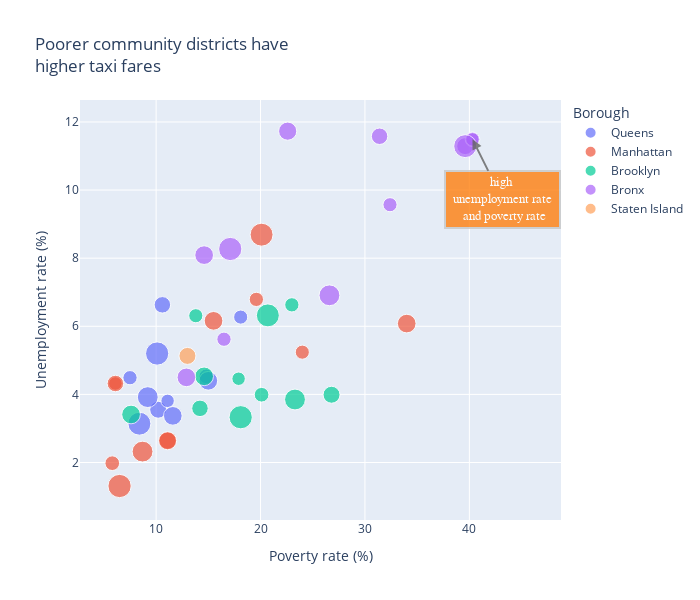

Notebook cell for this chart:
### Markdown cell above
# Visualization 3: Poorer community districts have higher taxi fares

### Code cell
s1 = 'Poverty rate'
s2 = 'Unemployment rate'
cd = 'PU_average_fare'
l = {
                     "color": "Borough",
                     "PU_average_fare" :'Taxi (average_fare $)',
                     "Poverty rate" :"Poverty rate (%)",
                     "Unemployment rate" :"Unemployment rate (%)",
                 
                 }
a_text = "high <br> unemployment rate <br> and poverty rate"

create_scatter(s1,s2,cd,"Poorer community districts have<br>higher taxi fares",l , a_text, 40.3,11.49)

### Figure 1 — Plotly figure (JSON) as saved in the notebook; plotly's stock layout.template omitted (floating-point values rounded to 4 significant figures)
{"data": [{"hovertemplate": "<b>%{hovertext}</b><br><br>Borough=Queens<br>Poverty rate (%)=%{x}<br>Unemployment rate (%)=%{y}<br>Taxi (average_fare $)=%{marker.size}<extra></extra>", "hovertext": ["QN04 Elmhurst-Corona (CD 4 Approximation)", "QN14 The Rockaways (CD 14 Approximation)", "QN07 Flushing-Murray Hill-Whitestone (CD 7 Approximation)", "QN06 Forest Hills-Rego Park (CD 6 Approximation)", "QN09 Kew Gardens-Richmond Hill-Woodhaven (CD 9 Approximation)", "QN01 Astoria-Queensbridge (CD 1 Equivalent)", "QN03 Jackson Heights-East Elmhurst (CD 3 Approximation)", "QN05 Ridgewood-Maspeth-Middle Village (CD 5 Approximation)", "QN02 Long Island City-Sunnyside-Woodside (CD 2 Approximation)", "QN10 South Ozone Park-Howard Beach (CD 10 Approximation)", "QN12 Jamaica-St. Albans-Hollis (CD 12 Approximation)"], "legendgroup": "Queens", "marker": {"color": "#636efa", "size": [26.32, 18.18, 19.66, 16.49, 49.24, 31.77, 31.8, 48, 39.56, 18.57, 24.83, 30.09, 82.05, 33.67, 31.85, 46.61, 41.16, 29.53, 29.59, 49.52, 50.87, 46.24, 42.45, 26.77, 38.27, 17.25, 47.29, 35.96, 42.49, 16.67, 31.98, 23.27, 26.68, 20.29, 17.26, 32.05, 38.28, 24.61, 35.08, 34.11, 20.54, 34.47, 24.46, 29.41, 18.25, 25.61, 52.33], "sizemin": 4, "sizemode": "area", "sizeref": 0.1823, "symbol": "circle"}, "mode": "markers", "name": "Queens", "orientation": "v", "showlegend": true, "type": "scatter", "x": [10.2, 18.1, 14.8, 11.1, 10.1, 11.6, 15, 8.4, 9.2, 7.5, 10.6], "xaxis": "x", "y": [3.55, 6.27, 4.53, 3.81, 5.2, 3.37, 4.4, 3.14, 3.92, 4.49, 6.63], "yaxis": "y"}, {"hovertemplate": "<b>%{hovertext}</b><br><br>Borough=Manhattan<br>Poverty rate (%)=%{x}<br>Unemployment rate (%)=%{y}<br>Taxi (average_fare $)=%{marker.size}<extra></extra>", "hovertext": ["MN04 Chelsea-Hell's Kitchen (CD 4 Approximation)", "MN03 Lower East Side-Chinatown (CD 3 Equivalent)", "MN08 Upper East Side-Roosevelt Island (CD 8 Equivalent)", "MN02 Greenwich Village-SoHo (CD 2 Equivalent)", "MN06 East Midtown-Murray Hill (CD 6 Approximation)", "MN11 East Harlem (CD 11 Equivalent)", "MN12 Washington Heights-Inwood (CD 12 Equivalent)", "MN10 Harlem (CD 10 Equivalent)", "MN07 Upper West Side (CD 7 Approximation)", "MN09 Morningside Heights-Hamilton Heights (CD 9 Equivalent)", "MN01 Financial District-Tribeca (CD 1 Equivalent)", "MN05 Midtown-Flatiron-Union Square (CD 5 Approximation)"], "legendgroup": "Manhattan", "marker": {"color": "#EF553B", "size": [26.32, 18.18, 19.66, 16.49, 49.24, 31.77, 31.8, 48, 39.56, 18.57, 24.83, 30.09, 82.05, 33.67, 31.85, 46.61, 41.16, 29.53, 29.59, 49.52, 50.87, 46.24, 42.45, 26.77, 38.27, 17.25, 47.29, 35.96, 42.49, 16.67, 31.98, 23.27, 26.68, 20.29, 17.26, 32.05, 38.28, 24.61, 35.08, 34.11, 20.54, 34.47, 24.46, 29.41, 18.25, 25.61, 52.33], "sizemin": 4, "sizemode": "area", "sizeref": 0.1823, "symbol": "circle"}, "mode": "markers", "name": "Manhattan", "orientation": "v", "showlegend": true, "type": "scatter", "x": [11.1, 24, 5.8, 6.1, 6.5, 34, 15.5, 20.1, 8.7, 19.6, 6.1, 11.1], "xaxis": "x", "y": [2.64, 5.24, 1.98, 4.32, 1.31, 6.08, 6.16, 8.69, 2.32, 6.79, 4.32, 2.64], "yaxis": "y"}, {"hovertemplate": "<b>%{hovertext}</b><br><br>Borough=Brooklyn<br>Poverty rate (%)=%{x}<br>Unemployment rate (%)=%{y}<br>Taxi (average_fare $)=%{marker.size}<extra></extra>", "hovertext": ["BK12 Borough Park-Kensington (CD 12 Approximation)", "BK02 Downtown Brooklyn-Fort Greene (CD 2 Approximation)", "BK01 Williamsburg-Greenpoint (CD 1 Equivalent)", "BK09 Crown Heights (South) (CD 9 Approximation)", "BK07 Sunset Park-Windsor Terrace (CD 7 Approximation)", "BK11 Bensonhurst-Bath Beach (CD 11 Approximation)", "BK06 Park Slope-Carroll Gardens (CD 6 Approximation)", "BK04 Bushwick (CD 4 Equivalent)", "BK05 East New York-Cypress Hills (CD 5 Approximation)", "BK03 Bedford-Stuyvesant (CD 3 Approximation)", "BK10 Bay Ridge-Dyker Heights (CD 10 Approximation)"], "legendgroup": "Brooklyn", "marker": {"color": "#00cc96", "size": [26.32, 18.18, 19.66, 16.49, 49.24, 31.77, 31.8, 48, 39.56, 18.57, 24.83, 30.09, 82.05, 33.67, 31.85, 46.61, 41.16, 29.53, 29.59, 49.52, 50.87, 46.24, 42.45, 26.77, 38.27, 17.25, 47.29, 35.96, 42.49, 16.67, 31.98, 23.27, 26.68, 20.29, 17.26, 32.05, 38.28, 24.61, 35.08, 34.11, 20.54, 34.47, 24.46, 29.41, 18.25, 25.61, 52.33], "sizemin": 4, "sizemode": "area", "sizeref": 0.1823, "symbol": "circle"}, "mode": "markers", "name": "Brooklyn", "orientation": "v", "showlegend": true, "type": "scatter", "x": [26.8, 13.8, 20.1, 17.9, 18.1, 14.6, 7.6, 20.7, 23.3, 23, 14.2], "xaxis": "x", "y": [3.99, 6.31, 3.99, 4.46, 3.33, 4.53, 3.41, 6.32, 3.85, 6.63, 3.59], "yaxis": "y"}, {"hovertemplate": "<b>%{hovertext}</b><br><br>Borough=Bronx<br>Poverty rate (%)=%{x}<br>Unemployment rate (%)=%{y}<br>Taxi (average_fare $)=%{marker.size}<extra></extra>", "hovertext": ["BX01 Melrose-Mott Haven-Port Morris (CD 1 Approximation)", "BX04 Highbridge-Concourse (CD 4 Approximation)", "BX03 Morrisania-Crotona Park East (CD 3 Approximation)", "BX06 Tremont-Belmont-West Farms (CD 6 Approximation)", "BX12 Wakefield-Williamsbridge-Eastchester (CD 12 Approximation)", "BX10 Co-op City-Throgs Neck (CD 10 Approximation)", "BX11 Pelham Parkway-Morris Park (CD 11 Approximation)", "BX02 Longwood-Hunts Point (CD 2 Approximation)", "BX09 Soundview-Parkchester (CD 9 Approximation)", "BX08 Riverdale-Kingsbridge-Marble Hill (CD 8 Approximation)", "BX05 Morris Heights-Mount Hope (CD 5 Approximation)", "BX07 Fordham-Bedford Park-Norwood (CD 7 Approximation)"], "legendgroup": "Bronx", "marker": {"color": "#ab63fa", "size": [26.32, 18.18, 19.66, 16.49, 49.24, 31.77, 31.8, 48, 39.56, 18.57, 24.83, 30.09, 82.05, 33.67, 31.85, 46.61, 41.16, 29.53, 29.59, 49.52, 50.87, 46.24, 42.45, 26.77, 38.27, 17.25, 47.29, 35.96, 42.49, 16.67, 31.98, 23.27, 26.68, 20.29, 17.26, 32.05, 38.28, 24.61, 35.08, 34.11, 20.54, 34.47, 24.46, 29.41, 18.25, 25.61, 52.33], "sizemin": 4, "sizemode": "area", "sizeref": 0.1823, "symbol": "circle"}, "mode": "markers", "name": "Bronx", "orientation": "v", "showlegend": true, "type": "scatter", "x": [39.6, 32.4, 40.3, 40.3, 17.1, 12.9, 14.6, 39.6, 26.6, 16.5, 31.4, 22.6], "xaxis": "x", "y": [11.29, 9.57, 11.49, 11.49, 8.27, 4.5, 8.09, 11.29, 6.91, 5.62, 11.58, 11.73], "yaxis": "y"}, {"hovertemplate": "<b>%{hovertext}</b><br><br>Borough=Staten Island<br>Poverty rate (%)=%{x}<br>Unemployment rate (%)=%{y}<br>Taxi (average_fare $)=%{marker.size}<extra></extra>", "hovertext": ["SI01 North Shore (CD 1 Equivalent)"], "legendgroup": "Staten Island", "marker": {"color": "#FFA15A", "size": [26.32, 18.18, 19.66, 16.49, 49.24, 31.77, 31.8, 48, 39.56, 18.57, 24.83, 30.09, 82.05, 33.67, 31.85, 46.61, 41.16, 29.53, 29.59, 49.52, 50.87, 46.24, 42.45, 26.77, 38.27, 17.25, 47.29, 35.96, 42.49, 16.67, 31.98, 23.27, 26.68, 20.29, 17.26, 32.05, 38.28, 24.61, 35.08, 34.11, 20.54, 34.47, 24.46, 29.41, 18.25, 25.61, 52.33], "sizemin": 4, "sizemode": "area", "sizeref": 0.1823, "symbol": "circle"}, "mode": "markers", "name": "Staten Island", "orientation": "v", "showlegend": true, "type": "scatter", "x": [13], "xaxis": "x", "y": [5.13], "yaxis": "y"}], "layout": {"annotations": [{"align": "center", "arrowcolor": "#636363", "arrowhead": 2, "arrowsize": 1, "arrowwidth": 2, "ax": 30, "ay": 60, "bgcolor": "#ff7f0e", "bordercolor": "#c7c7c7", "borderpad": 4, "borderwidth": 2, "font": {"color": "#ffffff", "family": "Courier New, monospace", "size": 13}, "opacity": 0.8, "showarrow": true, "text": "high <br> unemployment rate <br> and poverty rate", "x": 40.3, "xref": "x", "y": 11.49, "yref": "y"}], "autosize": false, "height": 600, "legend": {"itemsizing": "constant", "title": {"text": "Borough"}, "tracegroupgap": 0}, "title": {"text": "Poorer community districts have<br>higher taxi fares"}, "width": 700, "xaxis": {"anchor": "y", "domain": [0, 1], "title": {"text": "Poverty rate (%)"}}, "yaxis": {"anchor": "x", "domain": [0, 1], "title": {"text": "Unemployment rate (%)"}}}}
